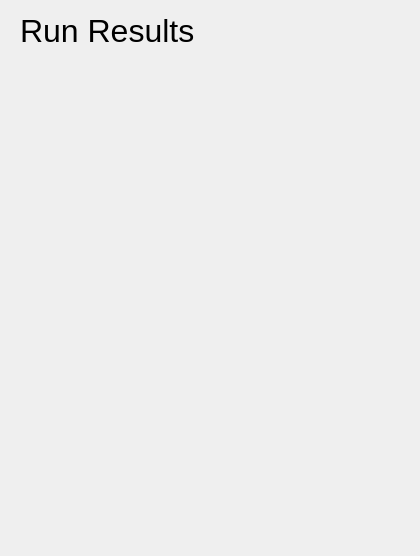
<?xml version="1.0" encoding="UTF-8"?>
<ui version="4.0">
 <class>ResultWidget</class>
 <widget class="QWidget" name="ResultWidget">
  <property name="geometry">
   <rect>
    <x>0</x>
    <y>0</y>
    <width>420</width>
    <height>556</height>
   </rect>
  </property>
  <property name="windowTitle">
   <string>Form</string>
  </property>
  <widget class="QLabel" name="label">
   <property name="geometry">
    <rect>
     <x>20</x>
     <y>10</y>
     <width>331</width>
     <height>41</height>
    </rect>
   </property>
   <property name="font">
    <font>
     <pointsize>24</pointsize>
    </font>
   </property>
   <property name="text">
    <string>Run Results</string>
   </property>
  </widget>
 </widget>
 <resources/>
 <connections/>
</ui>
